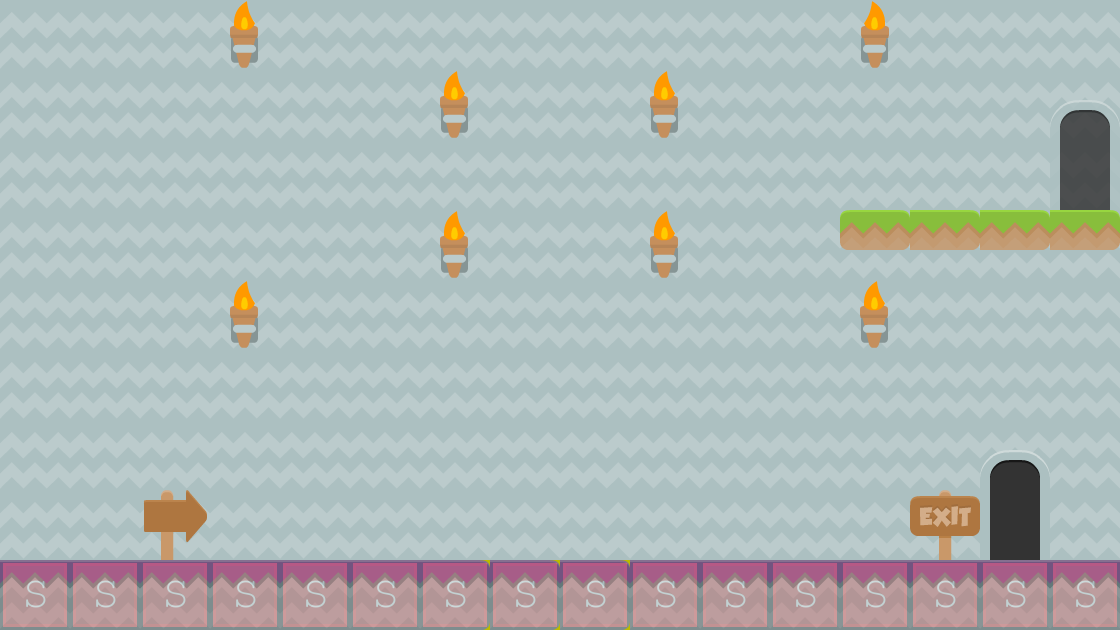

A 2D game scene composited from a Tiled map and its tileset images. What follows is a short description and the map's XML, with each tile layer's data collapsed to a summary:
An orthogonal 16x9 tile map with 70x70 px tiles, 4 tile layers (background, collision, background2, background3), 2 tilesets and 3 objects (2x badguy, levelTrigger).

<map version="1.0" orientation="orthogonal" renderorder="right-down" width="16" height="9" tilewidth="70" tileheight="70" backgroundcolor="#ffff00">
 <tileset firstgid="1" name="background-tiles" tilewidth="70" tileheight="70">
  <image source="../img/background-tiles.png" width="910" height="910" />
 </tileset>
 <tileset firstgid="170" name="meta-tiles" tilewidth="70" tileheight="70">
  <image source="../img/meta-tiles.png" width="350" height="70" />
  <tile id="1">
   <properties>
    <property name="type" value="rslope" />
    <property name="xSpawn" value="400" />
    <property name="ySpawn" value="0" />
   </properties>
  </tile>
  <tile id="3">
   <properties>
    <property name="type" value="rslope" />
   </properties>
  </tile>
  <tile id="4">
   <properties>
    <property name="type" value="solid" />
   </properties>
  </tile>
 </tileset>
 <layer name="background" width="16" height="9">
  <data>[144 cells, 144 non-empty, 3 distinct tile ids]</data>
 </layer>
 <layer name="collision" width="16" height="9" opacity="0.27">
  <data>[144 cells, 16 non-empty, 1 distinct tile ids]</data>
 </layer>
 <layer name="background2" width="16" height="9" opacity="0.82">
  <data>[144 cells, 6 non-empty, 4 distinct tile ids]</data>
 </layer>
 <layer name="background3" width="16" height="9">
  <data>[144 cells, 12 non-empty, 6 distinct tile ids]</data>
 </layer>
 <objectgroup name="LevelTrigger">
  <properties>
   <property name="level" value="leolevel02" />
  </properties>
  <object name="levelTrigger" x="984" y="420" width="66" height="144">
   <properties>
    <property name="level" value="leolevel02" />
   </properties>
  </object>
 </objectgroup>
 <objectgroup name="enemyentities">
  <object name="badguy" x="594" y="500" width="380" height="64" />
  <object name="badguy" x="350" y="494" width="484" height="68" />
 </objectgroup>
</map>
